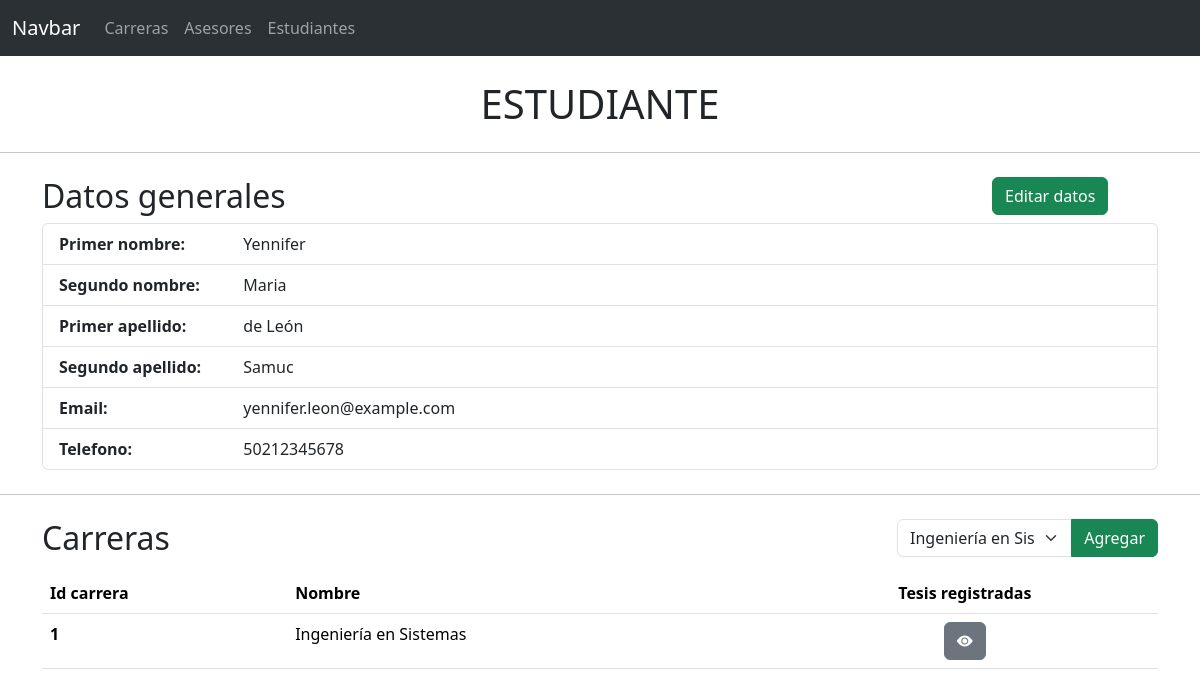
The page /view_student.php?id=1 on the database its author committed.
### tables this page shows
CREATE TABLE Estudiante (
    id_estudiante INT NOT NULL PRIMARY KEY,
    primer_nombre VARCHAR(100) NOT NULL,
    segundo_nombre VARCHAR(100),
    primer_apellido VARCHAR(100) NOT NULL,
    segundo_apellido VARCHAR(100) NOT NULL,
    email VARCHAR(150) NOT NULL,
    telefono VARCHAR(15),
    estado BOOLEAN NOT NULL DEFAULT TRUE
);

CREATE TABLE Carrera (
    id_carrera INT AUTO_INCREMENT PRIMARY KEY,
    nombre_carrera VARCHAR(100) NOT NULL,
    estado BOOLEAN NOT NULL DEFAULT TRUE
);

### controller/db/StudentDB.php (called while the page is built, shortened)
<?php
class StudentDB
{
    public function get($conn, $id)
    {
        $sql = "SELECT * FROM Estudiante WHERE id_estudiante = $id AND estado = TRUE";
        $result = $conn->query($sql);
        if ($row = $result->fetch_assoc()) {
            $student = new Student(
                $row['id_estudiante'],
                $row['primer_nombre'],
                $row['segundo_nombre'] ?? '',
                $row['primer_apellido'],
                $row['segundo_apellido'],
                $row['telefono'],
                $row['email']
            );
            return $student;
        } else {
            return new Student();
        }
    }
}
?>

### model/Student.php (called while the page is built, shortened)
<?php
class Student {
    private $firstName;
    private $secondName;
    private $lastName;
    private $secondLastName;
    private $phone;
    private $email;
    public function __construct(
        $id = -1,
        $firstName = '',
        $secondName = '',
        $lastName = '',
        $secondLastName = '',
        $phone = '',
        $email = '',
        $status = true
    ) {
        $this->firstName = $firstName;
        $this->secondName = $secondName;
        $this->lastName = $lastName;
        $this->secondLastName = $secondLastName;
        $this->phone = $phone;
        $this->email = $email;
    }
    public function getFirstName() {
        return $this->firstName;
    }
    public function getSecondName() {
        return $this->secondName;
    }
    public function getLastName() {
        return $this->lastName;
    }
    public function getSecondLastName() {
        return $this->secondLastName;
    }
    public function getPhone() {
        return $this->phone;
    }
    public function getEmail() {
        return $this->email;
    }
}
?>

### controller/db/CarrerDB.php (called while the page is built, shortened)
<?php
class CarrerDB{
    public function getAll($conn){
        $carrers = [];
        $sql = "SELECT * FROM Carrera";
        $result = $conn->query($sql);
        while ($row = $result->fetch_assoc()) {
            $carrers[] = new Carrer($row['id_carrera'], $row['nombre_carrera']);
        }
        return $carrers;
    }
}
?>

### model/Carrer.php (called while the page is built, shortened)
<?php
class Carrer {
    private $id;
    private $name;
    public function __construct($id, $name) {
        $this->id = $id;
        $this->name = $name;
    }
    public function getId() {
        return $this->id;
    }
    public function getName() {
        return $this->name;
    }
}
?>

### controller/db/StudentAditionalDataDB.php (called while the page is built, shortened)
<?php
class StudentAditionalDataDB{
    public function getCarrers($conn, $idStudent){
        $carrers = [];
        $sql = "SELECT Carrera.id_carrera, Carrera.nombre_carrera
            FROM estudiante_carrera
            JOIN Carrera ON Carrera.id_carrera = estudiante_carrera.id_carrera
            WHERE
                estudiante_carrera.id_estudiante = $idStudent AND estudiante_carrera.estado = TRUE;";
        $result = $conn->query($sql);
        while ($row = $result->fetch_assoc()) {
            $carrers[] = new Carrer($row['id_carrera'], $row['nombre_carrera']);
        }
        return $carrers;
    }
}
?>

### view_student.php (the view, shortened to what this page needs)
<?php
include "model/Conexion.php";
include "model/Student.php";
include "model/Carrer.php";
include "controller/db/StudentDB.php";
include "controller/db/CarrerDB.php";
include "controller/db/StudentAditionalDataDB.php";
$idStudent = $_GET['id'] ?? -1;
$studentDB = new StudentDB();
$student = $studentDB->get($conexion, $idStudent);
?>
<!DOCTYPE html>
<html lang="en">
<head>
    <link rel="stylesheet" href="https://cdn.jsdelivr.net/npm/bootstrap-icons@1.11.3/font/bootstrap-icons.min.css">
    <link href="https://cdn.jsdelivr.net/npm/bootstrap@5.3.3/dist/css/bootstrap.min.css" rel="stylesheet"
>
</head>
<body>
    <?php include "components/navbar.php" ?>
    <main class="mt-4">
        <h1 class="text-center">ESTUDIANTE</h1>
        <hr class="my-4">
        <section class="container">
            <div class="row">
                <div class="col-md-10 col">
                    <h2>Datos generales</h2>
                </div>
                <div class="col-md-2 col">
                    <button class="btn btn-success" onclick="prepareModifyStudentModal(<?php echo $idStudent ?>)">
                        Editar datos
                    </button>
                </div>
            </div>
            <ul class="list-group">
                <li class="list-group-item">
                    <div class="row">
                        <div class="col col-md-2">
                            <span class="fw-bold">Primer nombre:</span>
                        </div>
                        <div class="col col-md-10">
                            <?php echo $student->getFirstName(); ?>
                        </div>
                    </div>
                </li>
                <li class="list-group-item">
                    <div class="row">
                        <div class="col col-md-2">
                            <span class="fw-bold">Segundo nombre:</span>
                        </div>
                        <div class="col col-md-10">
                            <?php echo $student->getSecondName(); ?>
                        </div>
                    </div>
                </li>
                <li class="list-group-item">
                    <div class="row">
                        <div class="col col-md-2">
                            <span class="fw-bold">Primer apellido:</span>
                        </div>
                        <div class="col col-md-10">
                            <?php echo $student->getLastName(); ?>
                        </div>
                    </div>
                </li>
                <li class="list-group-item">
                    <div class="row">
                        <div class="col col-md-2">
                            <span class="fw-bold">Segundo apellido:</span>
                        </div>
                        <div class="col col-md-10">
                            <?php echo $student->getSecondLastName(); ?>
                        </div>
                    </div>
                </li>
                <li class="list-group-item">
                    <div class="row">
                        <div class="col col-md-2">
                            <span class="fw-bold">Email:</span>
                        </div>
                        <div class="col col-md-10">
                            <?php echo $student->getEmail(); ?>
                        </div>
                    </div>
                </li>
                <li class="list-group-item">
                    <div class="row">
                        <div class="col col-md-2">
                            <span class="fw-bold">Telefono:</span>
                        </div>
                        <div class="col col-md-10">
                            <?php echo $student->getPhone(); ?>
                        </div>
                    </div>
                </li>
            </ul>
        </section>
        <hr class="my-4">
        <section class="container">
                <?php
                $studentDataDB = new StudentAditionalDataDB();
                    ?>
            <div class="row">
                <div class="col-md-9 col-12">
                    <h2>Carreras</h2>
                </div>
                <form class="col-md-3 col-12" method="post">
                    <div class="input-group mb-3">
                        <select class="form-select" aria-label="Select career" name="addCarrer">
                            <?php
                            $carrerDB = new CarrerDB();
                            $carrers = $carrerDB->getAll($conexion);
                            foreach ($carrers as $carrer): ?>
                                <option value="<?= $carrer->getId() ?>">
                                    <?= $carrer->getName() ?>
                                </option>
                            <?php endforeach; ?>
                        </select>
                        <button class="btn btn-success" type="submit" name="addCarrerBtn" id="addCarrerBtn" value="ok">
                            Agregar
                        </button>
                    </div>
                </form>
            </div>
            <div class="row">
                <div class="col">
                    <table class="table">
                        <thead>
                            <tr>
                                <th scope="col">Id carrera</th>
                                <th scope="col">Nombre</th>
                                <th scope="col" class="text-center">Tesis registradas</th>
                            </tr>
                        </thead>
                        <tbody>
                            <?php
                            $carrersStudent = $studentDataDB->getCarrers($conexion, $idStudent);
                            foreach ($carrersStudent as $carrer): ?>
                                <tr>
                                    <th scope="row"><?= $carrer->getId() ?></th>
                                    <td><?= $carrer->getName() ?></td>
                                    <td class="text-center">
                                        <a class="btn btn-secondary"
                                            href="view_tesis.php?s=<?= $idStudent ?>&c=<?= $carrer->getId() ?>">
                                            <i class="bi bi-eye-fill"></i>
                                        </a>
                                    </td>
                                </tr>
                            <?php endforeach; ?>
                        </tbody>
                    </table>
                </div>
            </div>
        </section>
    </main>
</body>
</html>

### rows shown on the page
estudiante: primer_nombre "Yennifer", segundo_nombre "Maria", primer_apellido "de León", segundo_apellido "Samuc", email "yennifer.leon@example.com", telefono "50212345678"
carrera: id_carrera "1", nombre_carrera "Ingeniería en Sistemas"

### other values the page prints
form field addCarrer "Ingeniería en Sistemas"
